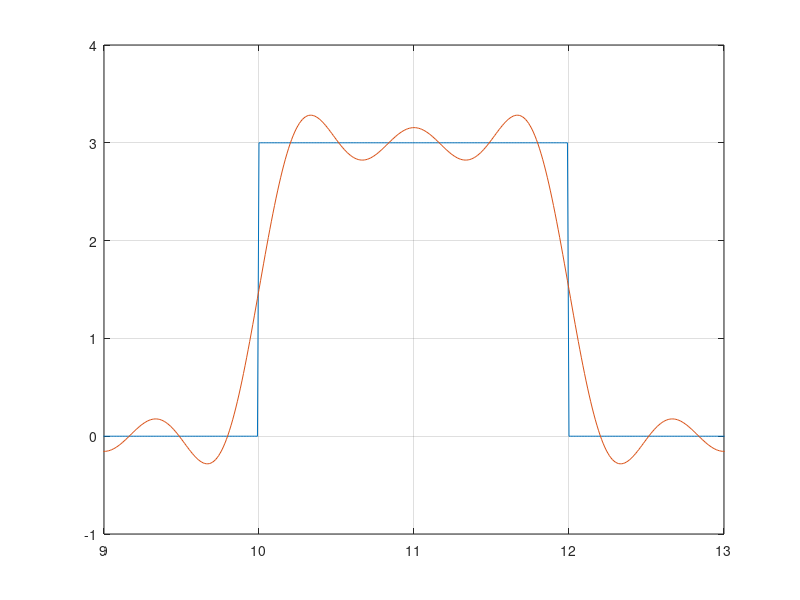

This figure's MATLAB source:
clc
clear all
close all

% non periodic fourier series
% integrals will be in a time period so assumed as periodic in that time period

%plotting original continuous time signal

t= 5 : 0.01 :15;
a0= 1.5;
%an=0
T0= input('Time period= ')
N= input('No. of harmonics= ')

x= 3.*(t>=10 & t<12)
plot(t,x); grid on; hold on
axis([9 13 -1 4])

ft= a0.*ones(1,length(t));
for n= 1:N
    bn= 3./(n.*pi).*(cos(5.*n.*pi) - cos(6.*n.*pi));
    ft= ft + bn.*(sin(n.*2.*pi.*t/4));
end

plot(t,ft); grid on
axis([9 13 -1 4]); hold off
